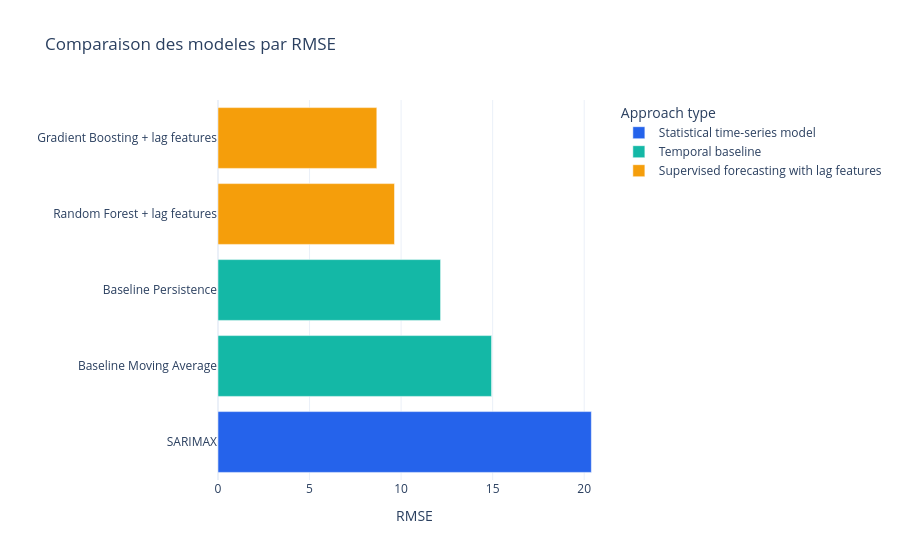
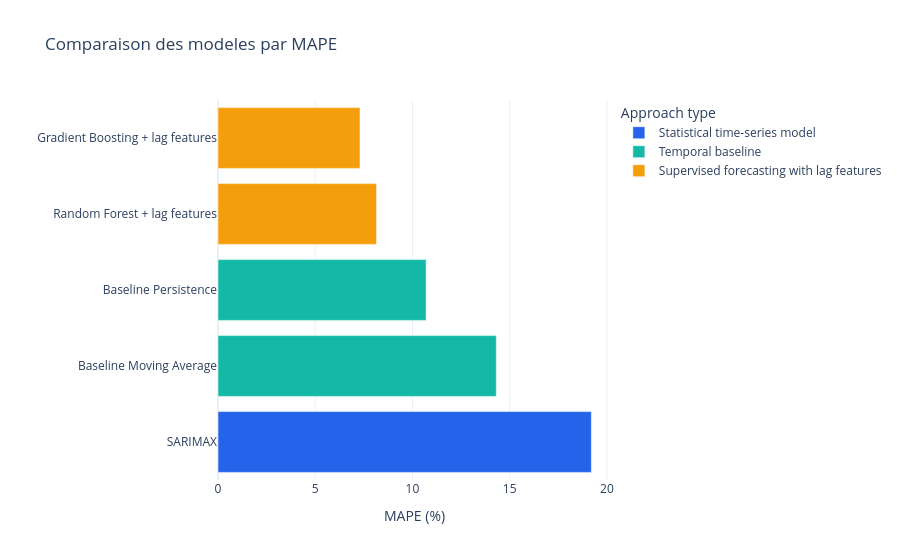

The notebook cell saved with these charts, in order:
### Markdown cell above
## 6. Graphique de comparaison MAE / RMSE / MAPE

### Code cell
fig = px.bar(
    performance.dropna(subset=["RMSE"]).sort_values("RMSE", ascending=False),
    x="RMSE",
    y="Model",
    color="Approach type",
    orientation="h",
    color_discrete_sequence=["#2563EB", "#14B8A6", "#F59E0B", "#64748B"],
    title="Comparaison des modeles par RMSE",
)
fig.update_layout(template="plotly_white", xaxis_title="RMSE", yaxis_title="")
fig.show()

fig = px.bar(
    performance.dropna(subset=["MAPE"]).sort_values("MAPE", ascending=False),
    x="MAPE",
    y="Model",
    color="Approach type",
    orientation="h",
    color_discrete_sequence=["#2563EB", "#14B8A6", "#F59E0B", "#64748B"],
    title="Comparaison des modeles par MAPE",
)
fig.update_layout(template="plotly_white", xaxis_title="MAPE (%)", yaxis_title="")
fig.show()

### Figure 1 — Plotly figure (JSON) as saved in the notebook; plotly's stock layout.template omitted (floating-point values rounded to 4 significant figures)
{"data": [{"alignmentgroup": "True", "hovertemplate": "Approach type=Statistical time-series model<br>RMSE=%{x}<br>Model=%{y}<extra></extra>", "legendgroup": "Statistical time-series model", "marker": {"color": "#2563EB", "pattern": {"shape": ""}}, "name": "Statistical time-series model", "offsetgroup": "Statistical time-series model", "orientation": "h", "showlegend": true, "textposition": "auto", "type": "bar", "x": [20.39], "xaxis": "x", "y": ["SARIMAX"], "yaxis": "y"}, {"alignmentgroup": "True", "hovertemplate": "Approach type=Temporal baseline<br>RMSE=%{x}<br>Model=%{y}<extra></extra>", "legendgroup": "Temporal baseline", "marker": {"color": "#14B8A6", "pattern": {"shape": ""}}, "name": "Temporal baseline", "offsetgroup": "Temporal baseline", "orientation": "h", "showlegend": true, "textposition": "auto", "type": "bar", "x": [14.94, 12.16], "xaxis": "x", "y": ["Baseline Moving Average", "Baseline Persistence"], "yaxis": "y"}, {"alignmentgroup": "True", "hovertemplate": "Approach type=Supervised forecasting with lag features<br>RMSE=%{x}<br>Model=%{y}<extra></extra>", "legendgroup": "Supervised forecasting with lag features", "marker": {"color": "#F59E0B", "pattern": {"shape": ""}}, "name": "Supervised forecasting with lag features", "offsetgroup": "Supervised forecasting with lag features", "orientation": "h", "showlegend": true, "textposition": "auto", "type": "bar", "x": [9.64, 8.674], "xaxis": "x", "y": ["Random Forest + lag features", "Gradient Boosting + lag features"], "yaxis": "y"}], "layout": {"barmode": "relative", "legend": {"title": {"text": "Approach type"}, "tracegroupgap": 0}, "title": {"text": "Comparaison des modeles par RMSE"}, "xaxis": {"anchor": "y", "domain": [0.0, 1.0], "title": {"text": "RMSE"}}, "yaxis": {"anchor": "x", "domain": [0.0, 1.0], "title": {"text": ""}}}}

### Figure 2 — Plotly figure (JSON) as saved in the notebook; plotly's stock layout.template omitted (floating-point values rounded to 4 significant figures)
{"data": [{"alignmentgroup": "True", "hovertemplate": "Approach type=Statistical time-series model<br>MAPE=%{x}<br>Model=%{y}<extra></extra>", "legendgroup": "Statistical time-series model", "marker": {"color": "#2563EB", "pattern": {"shape": ""}}, "name": "Statistical time-series model", "offsetgroup": "Statistical time-series model", "orientation": "h", "showlegend": true, "textposition": "auto", "type": "bar", "x": [19.2], "xaxis": "x", "y": ["SARIMAX"], "yaxis": "y"}, {"alignmentgroup": "True", "hovertemplate": "Approach type=Temporal baseline<br>MAPE=%{x}<br>Model=%{y}<extra></extra>", "legendgroup": "Temporal baseline", "marker": {"color": "#14B8A6", "pattern": {"shape": ""}}, "name": "Temporal baseline", "offsetgroup": "Temporal baseline", "orientation": "h", "showlegend": true, "textposition": "auto", "type": "bar", "x": [14.31, 10.7], "xaxis": "x", "y": ["Baseline Moving Average", "Baseline Persistence"], "yaxis": "y"}, {"alignmentgroup": "True", "hovertemplate": "Approach type=Supervised forecasting with lag features<br>MAPE=%{x}<br>Model=%{y}<extra></extra>", "legendgroup": "Supervised forecasting with lag features", "marker": {"color": "#F59E0B", "pattern": {"shape": ""}}, "name": "Supervised forecasting with lag features", "offsetgroup": "Supervised forecasting with lag features", "orientation": "h", "showlegend": true, "textposition": "auto", "type": "bar", "x": [8.15, 7.302], "xaxis": "x", "y": ["Random Forest + lag features", "Gradient Boosting + lag features"], "yaxis": "y"}], "layout": {"barmode": "relative", "legend": {"title": {"text": "Approach type"}, "tracegroupgap": 0}, "title": {"text": "Comparaison des modeles par MAPE"}, "xaxis": {"anchor": "y", "domain": [0.0, 1.0], "title": {"text": "MAPE (%)"}}, "yaxis": {"anchor": "x", "domain": [0.0, 1.0], "title": {"text": ""}}}}
